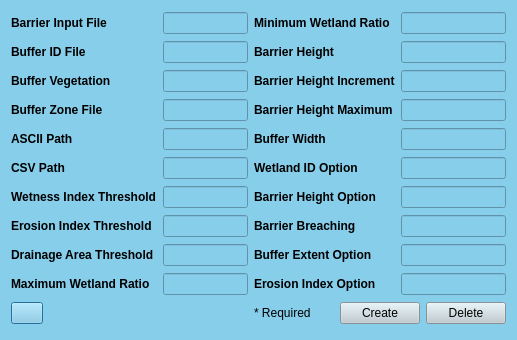
<?xml version="1.0" encoding="UTF-8"?>
<ui version="4.0">
 <class>ControlTOPAGNPS</class>
 <widget class="QDialog" name="ControlTOPAGNPS">
  <property name="geometry">
   <rect>
    <x>0</x>
    <y>0</y>
    <width>517</width>
    <height>340</height>
   </rect>
  </property>
  <property name="windowTitle">
   <string>AgWet control file</string>
  </property>
  <property name="styleSheet">
   <string notr="true">background-color: #87CEEB;</string>
  </property>
  <layout class="QGridLayout" name="gridLayout">
   <item row="0" column="0">
    <widget class="QLabel" name="label">
     <property name="font">
      <font>
       <weight>75</weight>
       <bold>true</bold>
      </font>
     </property>
     <property name="text">
      <string>Barrier Input File</string>
     </property>
    </widget>
   </item>
   <item row="0" column="1">
    <widget class="QLineEdit" name="lineEdit">
     <property name="font">
      <font>
       <weight>75</weight>
       <bold>true</bold>
      </font>
     </property>
     <property name="alignment">
      <set>Qt::AlignCenter</set>
     </property>
    </widget>
   </item>
   <item row="0" column="2" colspan="2">
    <widget class="QLabel" name="label_13">
     <property name="font">
      <font>
       <weight>75</weight>
       <bold>true</bold>
      </font>
     </property>
     <property name="text">
      <string>Minimum Wetland Ratio</string>
     </property>
    </widget>
   </item>
   <item row="0" column="4">
    <widget class="QLineEdit" name="lineEdit_13">
     <property name="font">
      <font>
       <weight>75</weight>
       <bold>true</bold>
      </font>
     </property>
     <property name="text">
      <string/>
     </property>
     <property name="alignment">
      <set>Qt::AlignCenter</set>
     </property>
    </widget>
   </item>
   <item row="1" column="0">
    <widget class="QLabel" name="label_2">
     <property name="font">
      <font>
       <weight>75</weight>
       <bold>true</bold>
      </font>
     </property>
     <property name="text">
      <string>Buffer ID File</string>
     </property>
    </widget>
   </item>
   <item row="1" column="1">
    <widget class="QLineEdit" name="lineEdit_2">
     <property name="font">
      <font>
       <weight>75</weight>
       <bold>true</bold>
      </font>
     </property>
     <property name="alignment">
      <set>Qt::AlignCenter</set>
     </property>
    </widget>
   </item>
   <item row="1" column="2">
    <widget class="QLabel" name="label_11">
     <property name="font">
      <font>
       <weight>75</weight>
       <bold>true</bold>
      </font>
     </property>
     <property name="text">
      <string>Barrier Height</string>
     </property>
    </widget>
   </item>
   <item row="1" column="4">
    <widget class="QLineEdit" name="lineEdit_11">
     <property name="font">
      <font>
       <weight>75</weight>
       <bold>true</bold>
      </font>
     </property>
     <property name="text">
      <string/>
     </property>
     <property name="alignment">
      <set>Qt::AlignCenter</set>
     </property>
    </widget>
   </item>
   <item row="2" column="0">
    <widget class="QLabel" name="label_3">
     <property name="font">
      <font>
       <weight>75</weight>
       <bold>true</bold>
      </font>
     </property>
     <property name="text">
      <string>Buffer Vegetation</string>
     </property>
    </widget>
   </item>
   <item row="2" column="1">
    <widget class="QLineEdit" name="lineEdit_3">
     <property name="font">
      <font>
       <weight>75</weight>
       <bold>true</bold>
      </font>
     </property>
     <property name="text">
      <string/>
     </property>
     <property name="alignment">
      <set>Qt::AlignCenter</set>
     </property>
    </widget>
   </item>
   <item row="2" column="2" colspan="2">
    <widget class="QLabel" name="label_12">
     <property name="font">
      <font>
       <weight>75</weight>
       <bold>true</bold>
      </font>
     </property>
     <property name="text">
      <string>Barrier Height Increment</string>
     </property>
    </widget>
   </item>
   <item row="2" column="4">
    <widget class="QLineEdit" name="lineEdit_12">
     <property name="font">
      <font>
       <weight>75</weight>
       <bold>true</bold>
      </font>
     </property>
     <property name="text">
      <string/>
     </property>
     <property name="alignment">
      <set>Qt::AlignCenter</set>
     </property>
    </widget>
   </item>
   <item row="3" column="0">
    <widget class="QLabel" name="label_4">
     <property name="font">
      <font>
       <weight>75</weight>
       <bold>true</bold>
      </font>
     </property>
     <property name="text">
      <string>Buffer Zone File</string>
     </property>
    </widget>
   </item>
   <item row="3" column="1">
    <widget class="QLineEdit" name="lineEdit_4">
     <property name="font">
      <font>
       <weight>75</weight>
       <bold>true</bold>
      </font>
     </property>
     <property name="text">
      <string/>
     </property>
     <property name="alignment">
      <set>Qt::AlignCenter</set>
     </property>
    </widget>
   </item>
   <item row="3" column="2" colspan="2">
    <widget class="QLabel" name="label_14">
     <property name="font">
      <font>
       <weight>75</weight>
       <bold>true</bold>
      </font>
     </property>
     <property name="text">
      <string>Barrier Height Maximum</string>
     </property>
    </widget>
   </item>
   <item row="3" column="4">
    <widget class="QLineEdit" name="lineEdit_14">
     <property name="font">
      <font>
       <weight>75</weight>
       <bold>true</bold>
      </font>
     </property>
     <property name="text">
      <string/>
     </property>
     <property name="alignment">
      <set>Qt::AlignCenter</set>
     </property>
    </widget>
   </item>
   <item row="4" column="0">
    <widget class="QLabel" name="label_5">
     <property name="font">
      <font>
       <weight>75</weight>
       <bold>true</bold>
      </font>
     </property>
     <property name="text">
      <string>ASCII Path</string>
     </property>
    </widget>
   </item>
   <item row="4" column="1">
    <widget class="QLineEdit" name="lineEdit_5">
     <property name="font">
      <font>
       <weight>75</weight>
       <bold>true</bold>
      </font>
     </property>
     <property name="text">
      <string/>
     </property>
     <property name="alignment">
      <set>Qt::AlignCenter</set>
     </property>
    </widget>
   </item>
   <item row="4" column="2">
    <widget class="QLabel" name="label_15">
     <property name="font">
      <font>
       <weight>75</weight>
       <bold>true</bold>
      </font>
     </property>
     <property name="text">
      <string>Buffer Width</string>
     </property>
    </widget>
   </item>
   <item row="4" column="4">
    <widget class="QLineEdit" name="lineEdit_15">
     <property name="font">
      <font>
       <weight>75</weight>
       <bold>true</bold>
      </font>
     </property>
     <property name="text">
      <string/>
     </property>
     <property name="alignment">
      <set>Qt::AlignCenter</set>
     </property>
    </widget>
   </item>
   <item row="5" column="0">
    <widget class="QLabel" name="label_6">
     <property name="font">
      <font>
       <weight>75</weight>
       <bold>true</bold>
      </font>
     </property>
     <property name="text">
      <string>CSV Path</string>
     </property>
    </widget>
   </item>
   <item row="5" column="1">
    <widget class="QLineEdit" name="lineEdit_6">
     <property name="font">
      <font>
       <weight>75</weight>
       <bold>true</bold>
      </font>
     </property>
     <property name="text">
      <string/>
     </property>
     <property name="alignment">
      <set>Qt::AlignCenter</set>
     </property>
    </widget>
   </item>
   <item row="5" column="2" colspan="2">
    <widget class="QLabel" name="label_21">
     <property name="font">
      <font>
       <weight>75</weight>
       <bold>true</bold>
      </font>
     </property>
     <property name="text">
      <string>Wetland ID Option</string>
     </property>
    </widget>
   </item>
   <item row="5" column="4">
    <widget class="QLineEdit" name="lineEdit_21">
     <property name="font">
      <font>
       <weight>75</weight>
       <bold>true</bold>
      </font>
     </property>
     <property name="text">
      <string/>
     </property>
     <property name="alignment">
      <set>Qt::AlignCenter</set>
     </property>
    </widget>
   </item>
   <item row="6" column="0">
    <widget class="QLabel" name="label_7">
     <property name="font">
      <font>
       <weight>75</weight>
       <bold>true</bold>
      </font>
     </property>
     <property name="text">
      <string>Wetness Index Threshold</string>
     </property>
    </widget>
   </item>
   <item row="6" column="1">
    <widget class="QLineEdit" name="lineEdit_7">
     <property name="font">
      <font>
       <weight>75</weight>
       <bold>true</bold>
      </font>
     </property>
     <property name="text">
      <string/>
     </property>
     <property name="alignment">
      <set>Qt::AlignCenter</set>
     </property>
    </widget>
   </item>
   <item row="6" column="2" colspan="2">
    <widget class="QLabel" name="label_17">
     <property name="font">
      <font>
       <weight>75</weight>
       <bold>true</bold>
      </font>
     </property>
     <property name="text">
      <string>Barrier Height Option</string>
     </property>
    </widget>
   </item>
   <item row="6" column="4">
    <widget class="QLineEdit" name="lineEdit_17">
     <property name="font">
      <font>
       <weight>75</weight>
       <bold>true</bold>
      </font>
     </property>
     <property name="text">
      <string/>
     </property>
     <property name="alignment">
      <set>Qt::AlignCenter</set>
     </property>
    </widget>
   </item>
   <item row="7" column="0">
    <widget class="QLabel" name="label_8">
     <property name="font">
      <font>
       <weight>75</weight>
       <bold>true</bold>
      </font>
     </property>
     <property name="text">
      <string>Erosion Index Threshold</string>
     </property>
    </widget>
   </item>
   <item row="7" column="1">
    <widget class="QLineEdit" name="lineEdit_8">
     <property name="font">
      <font>
       <weight>75</weight>
       <bold>true</bold>
      </font>
     </property>
     <property name="text">
      <string/>
     </property>
     <property name="alignment">
      <set>Qt::AlignCenter</set>
     </property>
    </widget>
   </item>
   <item row="7" column="2" colspan="2">
    <widget class="QLabel" name="label_18">
     <property name="font">
      <font>
       <weight>75</weight>
       <bold>true</bold>
      </font>
     </property>
     <property name="text">
      <string>Barrier Breaching</string>
     </property>
    </widget>
   </item>
   <item row="7" column="4">
    <widget class="QLineEdit" name="lineEdit_18">
     <property name="font">
      <font>
       <weight>75</weight>
       <bold>true</bold>
      </font>
     </property>
     <property name="text">
      <string/>
     </property>
     <property name="alignment">
      <set>Qt::AlignCenter</set>
     </property>
    </widget>
   </item>
   <item row="8" column="0">
    <widget class="QLabel" name="label_9">
     <property name="font">
      <font>
       <weight>75</weight>
       <bold>true</bold>
      </font>
     </property>
     <property name="text">
      <string>Drainage Area Threshold</string>
     </property>
    </widget>
   </item>
   <item row="8" column="1">
    <widget class="QLineEdit" name="lineEdit_9">
     <property name="font">
      <font>
       <weight>75</weight>
       <bold>true</bold>
      </font>
     </property>
     <property name="text">
      <string/>
     </property>
     <property name="alignment">
      <set>Qt::AlignCenter</set>
     </property>
    </widget>
   </item>
   <item row="8" column="2" colspan="2">
    <widget class="QLabel" name="label_19">
     <property name="font">
      <font>
       <weight>75</weight>
       <bold>true</bold>
      </font>
     </property>
     <property name="text">
      <string>Buffer Extent Option</string>
     </property>
    </widget>
   </item>
   <item row="8" column="4">
    <widget class="QLineEdit" name="lineEdit_19">
     <property name="font">
      <font>
       <weight>75</weight>
       <bold>true</bold>
      </font>
     </property>
     <property name="text">
      <string/>
     </property>
     <property name="alignment">
      <set>Qt::AlignCenter</set>
     </property>
    </widget>
   </item>
   <item row="9" column="0">
    <widget class="QLabel" name="label_10">
     <property name="font">
      <font>
       <weight>75</weight>
       <bold>true</bold>
      </font>
     </property>
     <property name="text">
      <string>Maximum Wetland Ratio</string>
     </property>
    </widget>
   </item>
   <item row="9" column="1">
    <widget class="QLineEdit" name="lineEdit_10">
     <property name="font">
      <font>
       <weight>75</weight>
       <bold>true</bold>
      </font>
     </property>
     <property name="text">
      <string/>
     </property>
     <property name="alignment">
      <set>Qt::AlignCenter</set>
     </property>
    </widget>
   </item>
   <item row="9" column="2" colspan="2">
    <widget class="QLabel" name="label_20">
     <property name="font">
      <font>
       <weight>75</weight>
       <bold>true</bold>
      </font>
     </property>
     <property name="text">
      <string>Erosion Index Option</string>
     </property>
    </widget>
   </item>
   <item row="9" column="4">
    <widget class="QLineEdit" name="lineEdit_20">
     <property name="font">
      <font>
       <weight>75</weight>
       <bold>true</bold>
      </font>
     </property>
     <property name="text">
      <string/>
     </property>
     <property name="alignment">
      <set>Qt::AlignCenter</set>
     </property>
    </widget>
   </item>
   <item row="10" column="0">
    <widget class="QPushButton" name="info">
     <property name="maximumSize">
      <size>
       <width>32</width>
       <height>16777215</height>
      </size>
     </property>
     <property name="text">
      <string/>
     </property>
    </widget>
   </item>
   <item row="10" column="2">
    <widget class="QLabel" name="label_16">
     <property name="text">
      <string>* Required</string>
     </property>
    </widget>
   </item>
   <item row="10" column="3" colspan="2">
    <layout class="QHBoxLayout" name="horizontalLayout">
     <item>
      <widget class="QPushButton" name="pushButton">
       <property name="styleSheet">
        <string notr="true">background-color: #becbd1;</string>
       </property>
       <property name="text">
        <string>Create</string>
       </property>
      </widget>
     </item>
     <item>
      <widget class="QPushButton" name="delete_2">
       <property name="styleSheet">
        <string notr="true">background-color: #becbd1;</string>
       </property>
       <property name="text">
        <string>Delete</string>
       </property>
      </widget>
     </item>
    </layout>
   </item>
  </layout>
 </widget>
 <resources/>
 <connections/>
</ui>
